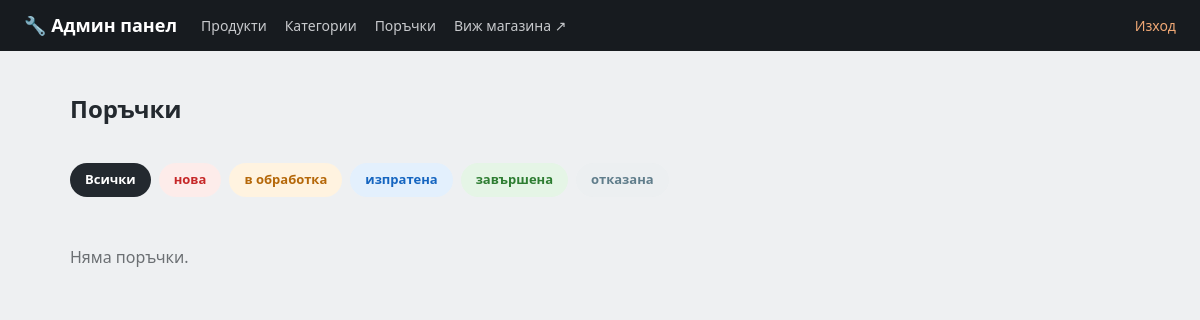
The page /admin/orders (signed in) on the database as committed earlier.
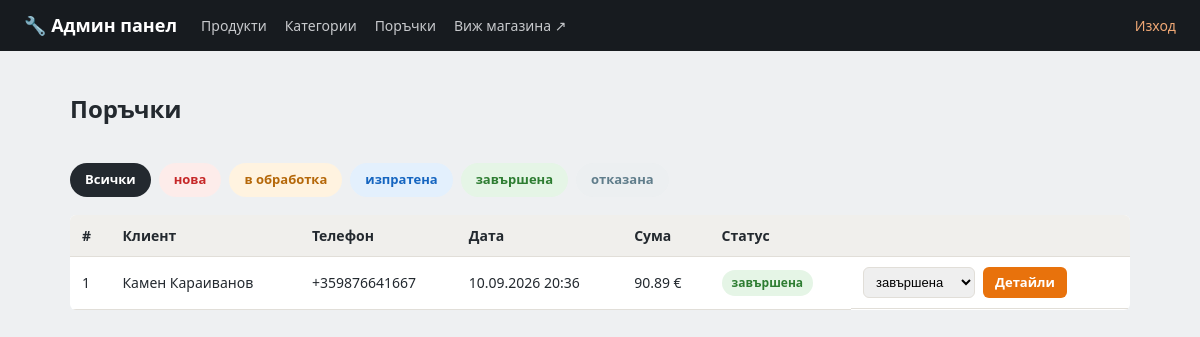
The same page on the database as committed later.
### models.py (models this page shows)
class Order(db.Model):
    __tablename__ = 'orders'
    STATUSES = ['нова', 'в обработка', 'изпратена', 'завършена', 'отказана']
    id = db.Column(db.Integer, primary_key=True)
    customer_name = db.Column(db.String(150), nullable=False)
    phone = db.Column(db.String(50), nullable=False)
    address = db.Column(db.String(300), nullable=False)
    email = db.Column(db.String(150), default='')
    total = db.Column(db.Float, nullable=False)
    status = db.Column(db.String(30), default='нова', nullable=False)
    created_at = db.Column(db.DateTime, default=datetime.utcnow)
    items = db.relationship('OrderItem', backref='order', lazy=True)

### app.py (the view)
@app.route('/admin/orders')
@admin_required
def admin_orders():
    status_filter = request.args.get('status', '').strip()
    query = Order.query
    if status_filter:
        query = query.filter_by(status=status_filter)
    orders = query.order_by(Order.created_at.desc()).all()
    return render_template('admin/orders.html', orders=orders,
                            statuses=Order.STATUSES, status_filter=status_filter)

### app.py (called while the page is built)
@app.context_processor
def inject_whatsapp_number():
    return {'whatsapp_number': app.config['WHATSAPP_NUMBER']}

def admin_required(view_func):
    @wraps(view_func)
    def wrapper(*args, **kwargs):
        if not session.get('is_admin'):
            flash('Моля, влезте в системата.', 'error')
            return redirect(url_for('admin_login', next=request.path))
        return view_func(*args, **kwargs)
    return wrapper

### templates/admin/orders.html (shortened to what this page needs)
{% extends 'admin/base.html' %}
{% block content %}
<div class="admin-header-row">
    <h1 class="page-title">Поръчки</h1>
</div>
<div class="status-filter">
    <a href="{{ url_for('admin_orders') }}" class="status-chip {% if not status_filter %}status-chip-active{% endif %}">Всички</a>
    {% for s in statuses %}
    <a href="{{ url_for('admin_orders', status=s) }}"
       class="status-chip status-{{ s | replace(' ', '-') }} {% if status_filter == s %}status-chip-active{% endif %}">{{ s }}</a>
    {% endfor %}
</div>
{% if orders %}
<table class="admin-table">
    <thead>
        <tr>
            <th>#</th>
            <th>Клиент</th>
            <th>Телефон</th>
            <th>Дата</th>
            <th>Сума</th>
            <th>Статус</th>
            <th></th>
        </tr>
    </thead>
    <tbody>
        {% for o in orders %}
        <tr>
            <td>{{ o.id }}</td>
            <td>{{ o.customer_name }}</td>
            <td>{{ o.phone }}</td>
            <td>{{ o.created_at.strftime('%d.%m.%Y %H:%M') }}</td>
            <td>{{ '%.2f'|format(o.total) }} €</td>
            <td>
                <span class="status-badge status-{{ o.status | replace(' ', '-') }}">{{ o.status }}</span>
            </td>
            <td class="admin-actions">
                <form action="{{ url_for('admin_order_status', order_id=o.id) }}" method="post" class="status-select-form">
                    <select name="status" onchange="this.form.submit()">
                        {% for s in statuses %}
                        <option value="{{ s }}" {% if s == o.status %}selected{% endif %}>{{ s }}</option>
                        {% endfor %}
                    </select>
                </form>
                <a href="{{ url_for('admin_order_detail', order_id=o.id) }}" class="btn btn-small">Детайли</a>
            </td>
        </tr>
        {% endfor %}
    </tbody>
</table>
{% else %}
<p class="empty-msg">Няма поръчки{% if status_filter %} със статус "{{ status_filter }}"{% endif %}.</p>
{% endif %}
{% endblock %}

### templates/admin/base.html (shortened to what this page needs)
<!DOCTYPE html>
<html lang="bg">
<head>
<link rel="stylesheet" href="{{ url_for('static', filename='css/style.css') }}">
<link rel="stylesheet" href="{{ url_for('static', filename='css/admin.css') }}">
</head>
<body class="admin-body">
<header class="admin-topbar">
    <a href="{{ url_for('admin_dashboard') }}" class="brand">🔧 Админ панел</a>
    <nav class="admin-nav">
        <a href="{{ url_for('admin_dashboard') }}">Продукти</a>
        <a href="{{ url_for('admin_categories') }}">Категории</a>
        <a href="{{ url_for('admin_orders') }}">Поръчки</a>
        <a href="{{ url_for('index') }}" target="_blank">Виж магазина ↗</a>
    </nav>
    <a href="{{ url_for('admin_logout') }}" class="admin-logout">Изход</a>
</header>
<main class="admin-container">
    {% block content %}{% endblock %}
</main>
</body>
</html>

### static/css/style.css (style rules this page uses)
:root { --steel: #23292f; --steel-dark: #171b1f; --accent: #e8720c; --accent-dark: #c95f07; --bg: #f4f3f1; --card-bg: #ffffff; --border: #e1ded8; --text: #23292f; --text-light: #6b6f73; --success: #2e7d32; --danger: #c62828; --radius: 6px; }
* { box-sizing: border-box; }
body { margin: 0; font-family: 'Segoe UI', Roboto, Arial, sans-serif; background: var(--bg); color: var(--text); line-height: 1.5; }
a { color: inherit; text-decoration: none; }
.brand { font-size: 22px; font-weight: 700; color: #fff; white-space: nowrap; }
.page-title { font-size: 24px; margin-bottom: 16px; }
.btn { display: inline-block; background: var(--accent); color: #fff; border: none; padding: 10px 18px; border-radius: var(--radius); font-weight: 600; cursor: pointer; font-size: 14px; }
.btn-small { padding: 6px 12px; font-size: 13px; }

### static/css/admin.css (style rules this page uses)
.admin-body { background: #eef0f2; }
.admin-topbar { background: var(--steel-dark); color: #fff; display: flex; align-items: center; gap: 24px; padding: 12px 24px; }
.admin-topbar .brand { color: #fff; font-size: 18px; font-weight: 700; }
.admin-nav { display: flex; gap: 18px; flex: 1; }
.admin-nav a { color: #c7c9cc; font-size: 14px; }
.admin-logout { color: #f0a875; font-size: 14px; }
.admin-container { max-width: 1100px; margin: 0 auto; padding: 24px 20px 60px; }
.admin-header-row { display: flex; align-items: center; justify-content: space-between; margin-bottom: 20px; }
.admin-table { width: 100%; border-collapse: collapse; background: var(--card-bg); border-radius: var(--radius); overflow: hidden; }
.admin-table th, .admin-table td { padding: 10px 12px; border-bottom: 1px solid var(--border); text-align: left; font-size: 14px; }
.admin-table th { background: #f0efec; }
.admin-actions { display: flex; gap: 8px; }
.status-filter { display: flex; flex-wrap: wrap; gap: 8px; margin-bottom: 18px; }
.status-chip { display: inline-block; padding: 6px 14px; border-radius: 20px; font-size: 13px; font-weight: 600; background: #e2e0dc; color: var(--text); border: 1px solid transparent; }
.status-chip-active { background: var(--steel); color: #fff; }
.status-badge { display: inline-block; padding: 4px 10px; border-radius: 20px; font-size: 12px; font-weight: 700; white-space: nowrap; }
.status-badge.status-нова, .status-chip.status-нова { background: #fdecea; color: var(--danger); }
.status-badge.status-в-обработка, .status-chip.status-в-обработка { background: #fff3e0; color: #b5680a; }
.status-badge.status-изпратена, .status-chip.status-изпратена { background: #e3f0fd; color: #1565c0; }
.status-badge.status-завършена, .status-chip.status-завършена { background: #e5f5e6; color: var(--success); }
.status-badge.status-отказана, .status-chip.status-отказана { background: #eceff1; color: #607d8b; }
.status-select-form select { padding: 6px 8px; border: 1px solid var(--border); border-radius: var(--radius); font-size: 13px; }

Rows that differ between the two databases and show on the page:
added Order: id "1", customer_name "Камен Караиванов", phone "+359876641667", created_at "10.09.2026 20:36", total "90.89", status "завършена"
Other text that changed with them:
text no longer shown: "Няма поръчки ."
text now shown: "# Клиент Телефон Дата Сума Статус"
